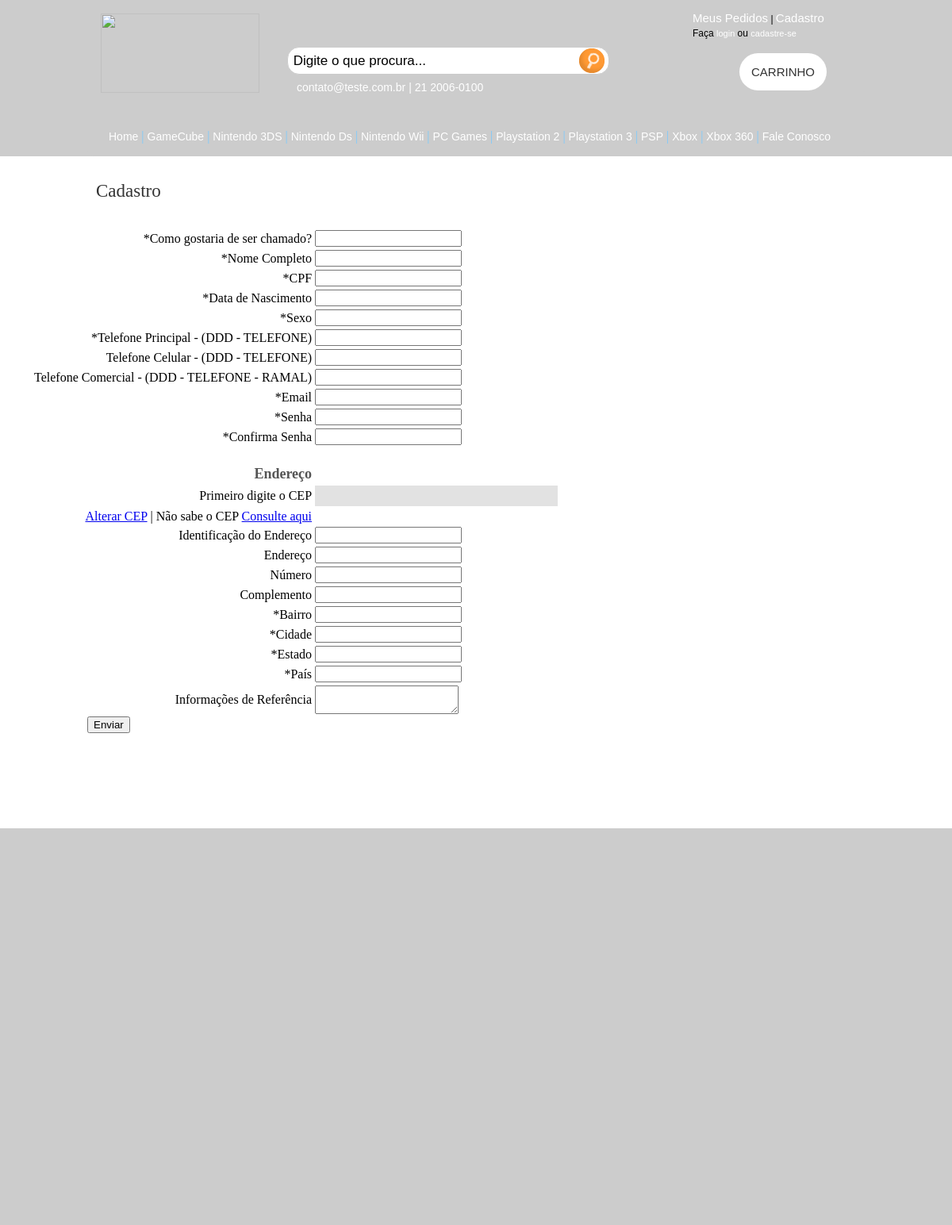
The page /cadastro.php on the database its author committed.
### tables this page shows
CREATE TABLE IF NOT EXISTS `loja_dados` (
  `id` int(11) NOT NULL AUTO_INCREMENT,
  `loja_email` varchar(60) DEFAULT NULL,
  `loja_telefone` varchar(16) DEFAULT NULL,
  PRIMARY KEY (`id`)
);

CREATE TABLE IF NOT EXISTS `categoria` (
  `id` int(11) NOT NULL AUTO_INCREMENT,
  `nome_categoria` varchar(200) DEFAULT NULL,
  `destaque` varchar(20) DEFAULT NULL,
  `exibir` varchar(10) DEFAULT NULL,
  PRIMARY KEY (`id`)
);

### ecommerce.action/HeaderAction.php (called while the page is built, shortened)
<?php
require_once "ecommerce.dao/HeaderDao.php";
class HeaderAction {
    public $headerdao;
    public function __construct(){
        $this->headerdao = new HeaderDao();
    }
    public function recuperarLogo(){
        return $this->headerdao->recuperarLogo();
    }
    public function recuperarDadosLoja(){
        return $this->headerdao->recuperarDadosLoja();
    }
}
?>

### ecommerce.dao/HeaderDao.php (called while the page is built, shortened)
<?php
class HeaderDao {
    public function recuperarLogo(){
        $query = mysql_query("SELECT loja_logo FROM loja_logo");
        $array = @mysql_fetch_array($query);
        $loja_logo = $array['loja_logo'];
        return $loja_logo;
    }
    public function recuperarDadosLoja(){
        $lista = mysql_query("SELECT loja_email, loja_telefone FROM loja_dados");
        return $lista;
    }
}
?>

### ecommerce.action/MenuAction.php (called while the page is built, shortened)
<?php
require_once "ecommerce.dao/MenuDao.php";
class MenuAction {
    public $menudao;
    public function __construct() {
        $this->menudao = new MenuDao();
    }
    public function recuperarCategoria(){
        return $this->menudao->recuperarCategorias();
    }
}
?>

### ecommerce.dao/MenuDao.php (called while the page is built, shortened)
<?php
class MenuDao {
    public function recuperarCategorias(){
        $lista = mysql_query("SELECT id, nome_categoria FROM categoria WHERE exibir='sim' AND destaque = 'sim' ORDER BY nome_categoria ASC");
        return $lista;
    }
}
?>

### menu.php (the view)
<div class="max_menu">
<div class="menu">
    <div id="conteudo_menu">
        <?php
            $lista = $menuAction->recuperarCategoria();
            echo "<table>";
            echo "<tr>";
                echo "<td><a href='index.php'>Home</a></td>";
                echo "<td><font style='color:#79CAFF;'>|</font></td>";
            while($array = mysql_fetch_array($lista)){
                $id = $array['id'];
                $nome_categoria = $array['nome_categoria'];
                echo "<td><a href='categoria.php?c=$id'>$nome_categoria</a></td>";
                echo "<td><font style='color:#79CAFF;'>|</font></td>";
            }
                echo "<td><a href='fale-conosco.php'>Fale Conosco</a></td>";
            echo "</tr>";
            echo "</table>";
        ?>
    </div>
</div>
</div>

### cadastro.php (shortened to what this page needs)
<?php session_start();
include("ecommerce.action/HeaderAction.php");
include("ecommerce.action/MenuAction.php");
?>
<?php
$headerAction = new HeaderAction();
$menuAction = new MenuAction();
?>
<!DOCTYPE html PUBLIC "-//W3C//DTD XHTML 1.0 Transitional//EN" "http://www.w3.org/TR/xhtml1/DTD/xhtml1-transitional.dtd">
<html xmlns="http://www.w3.org/1999/xhtml">
    <head>
        <link rel="stylesheet" href="css/header_style.css" type="text/css" media="all" />
        <link rel="stylesheet" href="css/menu_style.css" type="text/css" media="all" />
        <link rel="stylesheet" href="css/cadastro_style.css" type="text/css" media="all" />
        <link rel="stylesheet" href="css/footer_style.css" type="text/css" media="all" />
    </head>
    <body>
        <?php include_once("header.php"); ?>
        <?php include_once("menu.php"); ?>
        <div class="corpo">
                <table cellspacing="10">
                    <tr>
                    	<td><font style="font-size:23px; color:#333;">Cadastro</font></td>
                    </tr>
                </table>
            <form id="cad_" action="ecommerce.action/UsuarioAction.php" method="post">
                <table style="margin-left:-70px;">
                	<tr>
                    	<td>&nbsp;</td>
                    </tr>
                	<tr>
                    	<td align="right">*Como gostaria de ser chamado?</td>
                        <td><input type="text" name="nome_usuario" id="nome_usuario" class="caixa_cadastro" /></td>
                    </tr>
                    <tr>
                    	<td align="right">*Nome Completo</td>
                        <td><input type="text" name="nome_completo" id="nome_completo" class="caixa_cadastro" /></td>
                    </tr>
                    <tr>
                    	<td align="right">*CPF</td>
                        <td><input type="text" name="cpf" id="cpf" class="caixa_cadastro" /></td>
                    </tr>
                    <tr>
                    	<td align="right">*Data de Nascimento</td>
                        <td><input type="text" name="data_nascimento" id="data_nascimento" class="caixa_cadastro" /></td>
                    </tr>
                    <tr>
                    	<td align="right">*Sexo</td>
                        <td><input type="text" name="sexo" id="sexo" class="caixa_cadastro" /></td>
                    </tr>
                    <tr>
                    	<td align="right">*Telefone Principal  -  (DDD - TELEFONE)</td>
                        <td><input type="text" name="telefone" id="telefone_residencial" class="caixa_cadastro" /></td>
                    </tr>
                    <tr>
                    	<td align="right">Telefone Celular  -  (DDD - TELEFONE)</td>
                        <td><input type="text" name="celular" id="telefone_celular" class="caixa_cadastro" /></td>
                    </tr>
                    <tr>
                    	<td align="right">Telefone Comercial  -  (DDD - TELEFONE - RAMAL)</td>
                        <td><input type="text" name="telefone_comercial" id="telefone_comercial" class="caixa_cadastro" /></td>
                    </tr>
                    <tr>
                    	<td align="right">*Email</td>
                        <td><input type="text" name="email" id="email" onblur="verificaEmail(this.value)" class="caixa_cadastro" /></td>
                    </tr>
                    <tr>
                    	<td align="right">*Senha</td>
                        <td><input type="password" name="senha" id="senha" class="caixa_cadastro" /></td>
                    </tr>
                    <tr>
                    	<td align="right">*Confirma Senha</td>
                        <td><input type="password" name="confirma_senha" class="caixa_cadastro" /></td>
                    </tr>
                    <tr>
                    	<td>&nbsp;</td>
                    </tr>
                    <tr>
                    	<td align="right"><strong><font style="font-size:18px; color:#555555;">Endere&ccedil;o</font></strong></td>
                    </tr>
                	<tr>
                    	<td align="right">Primeiro digite o CEP</td>
                        <td><input type="text" name="cep" id="cep" onblur="getEndereco()" class="inputs" style="width:300px;height:22px;background:#e2e2e2;border:1px solid #e2e2e2;font-family:"Trebuchet MS", Arial, Helvetica, sans-serif;font-size:12px;" /></td>
                    </tr>
                    <tr>
                    	<td align="right"><a href="#">Alterar CEP</a> | N&atilde;o sabe o CEP <a href="http://www.buscacep.correios.com.br/" target="_blank">Consulte aqui</a></td>
                    </tr>
                    <tr>
                    	<td align="right">Identifica&ccedil;&atilde;o do Endere&ccedil;o</td>
                        <td><input type="text" name="identifica_endereco" class="caixa_cadastro" /></td>
                    </tr>
                    <tr>
                    	<td align="right">Endere&ccedil;o</td>
                        <td><input type="text" name="endereco" id="rua" class="caixa_cadastro" /></td>
                    </tr>
                    <tr>
                    	<td align="right">N&uacute;mero</td>
                        <td><input type="text" name="numero" class="caixa_cadastro" /></td>
                    </tr>
                    <tr>
                    	<td align="right">Complemento</td>
                        <td><input type="text" name="complemento" id="complemento" class="caixa_cadastro" /></td>
                    </tr>
                    <tr>
                    	<td align="right">*Bairro</td>
                        <td><input type="text" name="bairro" id="bairro" class="caixa_cadastro" /></td>
                    </tr>
                    <tr>
                    	<td align="right">*Cidade</td>
                        <td><input type="text" name="cidade" id="cidade" class="caixa_cadastro" /></td>
                    </tr>
                    <tr>
                    	<td align="right">*Estado</td>
                        <td><input type="text" name="estado" id="uf" class="caixa_cadastro" /></td>
                    </tr>
                    <tr>
                    	<td align="right">*Pa&iacute;s</td>
                        <td><input type="text" name="pais" id="pais" class="caixa_cadastro" /></td>
                    </tr>
                    <tr>
                    	<td align="right">Informa&ccedil;&otilde;es de Refer&ecirc;ncia</td>
                        <td><textarea name="info_referencia" class="area_cadastro"></textarea></td>
                    </tr>
                </table>
                        <input type="submit" value="Enviar" />
                 </form>
        </div>
        <?php include("footer.php"); ?>
    </body>
</html>

### header.php (shortened to what this page needs)
<div class="max_header">
    <div class="header">
        <div id="img_logo">
            <?php
            $loja_logo = $headerAction->recuperarLogo();
            $loja_logo_format = substr($loja_logo,2);
            $loja_logo_format = "http://".$_SERVER['SERVER_NAME']."/testes/ecommerce/gerenciamento-ec".$loja_logo_format;
            echo "<a href='index.php'><img src='". $loja_logo_format ."' width='200' height='100' border='0' /></a>";
            ?>
        </div>
        <div id="area_busca">
            <form action="busca.php" method="get">
                <input type="text" name="texto_busca" id="texto_busca" value=" Digite o que procura..." onfocus="limpar(this);" onblur="escrever(this);" class="txt_busca" />
                <input type="image" src="img/btn_busca.png" width="32" height="31" class="btn_busca" />
            </form>
        </div>
        <div id="contato_loja">
            <?php
            $lista = $headerAction->recuperarDadosLoja();
            echo "<table>";
            echo "<tr>";
            while($array = mysql_fetch_array($lista)){
                $loja_email = $array['loja_email'];
                $loja_telefone = $array['loja_telefone'];
                echo "<td>$loja_email</td>";
                echo "<td> | </td>";
                echo "<td>$loja_telefone</td>";
            }
            echo "</tr>";
            echo "</table>";
            ?>
        </div>
        <table id="table_menu_header">
            <tr>
                <td><a href="meu-pedido.php">Meus Pedidos</a> | <a href="cadastro.php">Cadastro</a></td>
            </tr>
        <?php
        if(isset($_SESSION['id_usuario'])){
                if(!(empty($_SESSION['id_usuario']))){
                $id_usuario = $_SESSION['id_usuario'];
                $buscarUsuario = mysql_query("SELECT nome_usuario FROM usuario WHERE id = $id_usuario");
                $array = @mysql_fetch_array($buscarUsuario);
                $nome_usuario = $array['nome_usuario'];
                echo "<tr><td><font>Ol&aacute;,"." ".$nome_usuario." "."<a href='logout.php' style='font-size:12px;'>(sair)</a></font></td><tr>";
        }
        }else{
        echo "<tr>";
        echo "<td>Fa&ccedil;a <a href='login.php' style='font-size:11px;'>login</a> ou <a href='cadastro.php' style='font-size:11px;'>cadastre-se</a></td></td>";
        echo "</tr>";
        }
        ?>
        </table>
        <div id="botao_carrinho">
            <a href="carrinho.php">CARRINHO</a>
        </div>
    </div>
</div>

### footer.php
<div class="max_footer">
    <div class="footer">
    </div>
</div>

### css/header_style.css (style rules this page uses)
body { margin-bottom: 0px; margin-left: 0px; margin-right: 0px; margin-top: 0px; }
.max_header { width: 100%; height: 150px; background: #CCC; }
.max_header .header { margin: 0 auto; width: 980px; height: 150px; }
.max_header .header #img_logo { padding: 17px; }
.max_header .header #area_busca { margin-top: -75px; margin-left: 252px; }
.btn_busca { margin-left: -38px; position: absolute; top: 61px; }
.txt_busca { border: 1px solid #CCC; height: 31px; width: 400px; font-size: 17px; border-radius:15px; -moz-border-radius: 15px; -webkit-border-radius: 15px; }
.max_header .header #contato_loja { margin-left: 261px; margin-top: 5px; font-family: Arial; font-size: 14px; color: #FFF; }
.max_header .header #table_menu_header { margin-top: -110px; margin-left: 760px; font-size: 12px; font-family: arial; }
.max_header .header #table_menu_header a { text-decoration: none; font-family: arial; font-size: 15px; color: #FFF; }
.max_header .header #botao_carrinho { margin-left: 822px; margin-top: 30px; }
.max_header .header #botao_carrinho a { text-decoration: none; font-family: arial; font-size: 15px; background: #FFF; padding: 15px; border-radius: 30px; -moz-border-radius: 30px; -webkit-border-radius: 30px; color: #333; }

### css/menu_style.css (style rules this page uses)
body { margin-bottom: 0px; margin-left: 0px; margin-right: 0px; margin-top: 0px; }
.max_menu { width: 100%; height: 47px; background: #CCC; }
.max_menu .menu { margin: 0 auto; width: 980px; height: 47px; background: #CCC; border-radius:0 0 10px 10px; -moz-border-radius: 0 0 10px 10px; -webkit-border-radius: 0 0 10px 10px; }
.max_menu .menu #conteudo_menu { padding: 10px; margin-left: 14px; }
.max_menu .menu #conteudo_menu a { text-decoration: none; font-family: Arial; font-size: 14px; color: #FFF; }

### css/cadastro_style.css (style rules this page uses)
body { margin-bottom: 0px; margin-left: 0px; margin-right: 0px; margin-top: 0px; }
.corpo { width: 980px; min-height: 500px; margin: 0 auto; margin-top: 20px; margin-bottom: 120px; }

### css/footer_style.css (style rules this page uses)
body { margin-bottom: 0px; margin-left: 0px; margin-right: 0px; margin-top: 0px; }
.max_footer { width: 100%; height: 500px; background: #CCC; }
.max_footer .footer { margin: 0 auto; width: 980px; height: 400px; }

### rows shown on the page
loja_dados: loja_email "contato@teste.com.br", loja_telefone "21 2006-0100"
categoria: nome_categoria "GameCube"
categoria: nome_categoria "Nintendo 3DS"
categoria: nome_categoria "Nintendo Ds"
categoria: nome_categoria "Nintendo Wii"
categoria: nome_categoria "PC Games"
categoria: nome_categoria "Playstation 2"
categoria: nome_categoria "Playstation 3"
categoria: nome_categoria "PSP"
categoria: nome_categoria "Xbox"
categoria: nome_categoria "Xbox 360"
